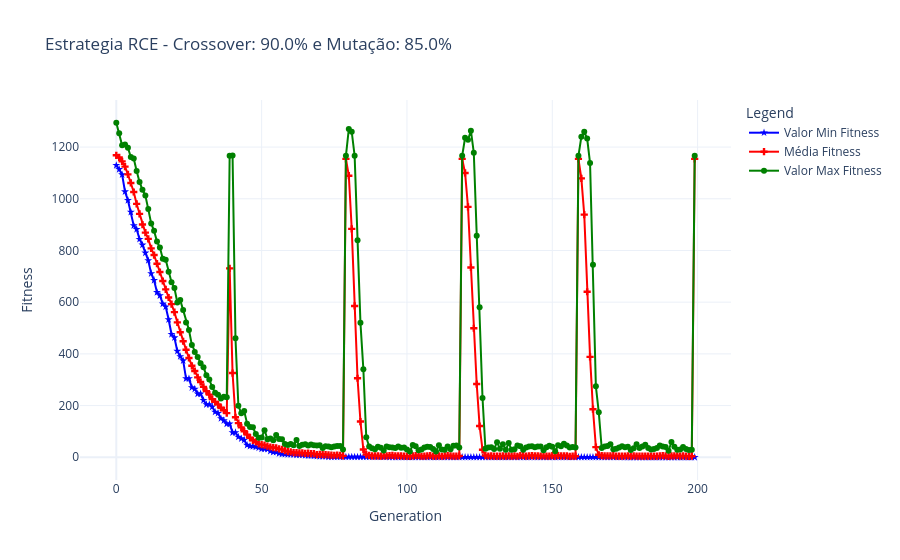
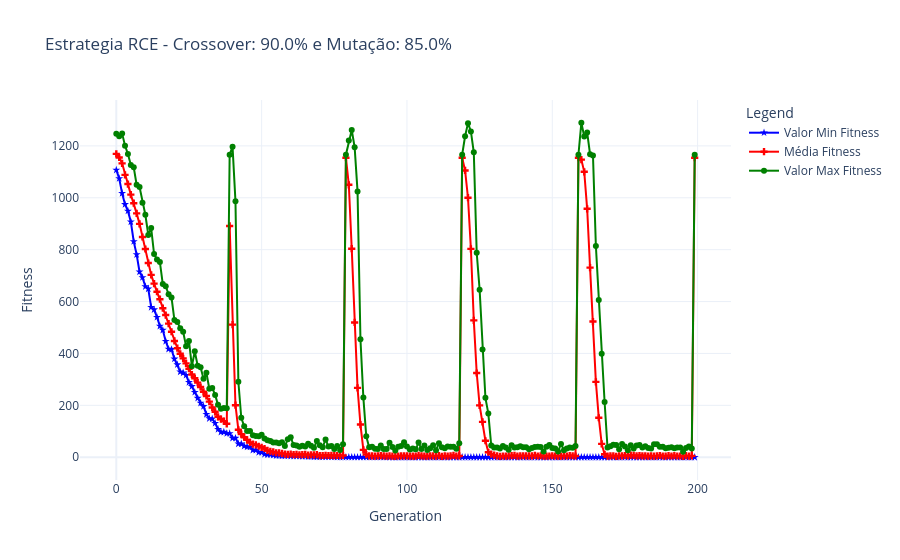
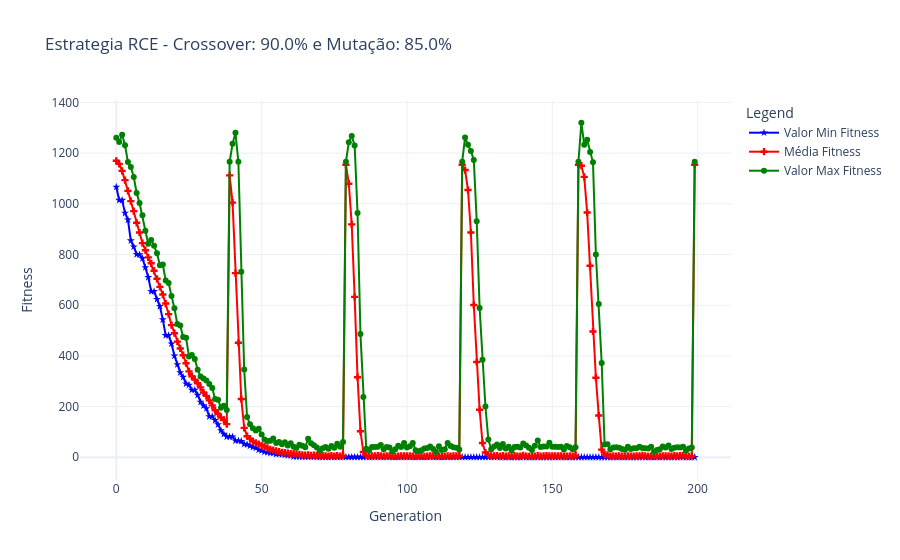
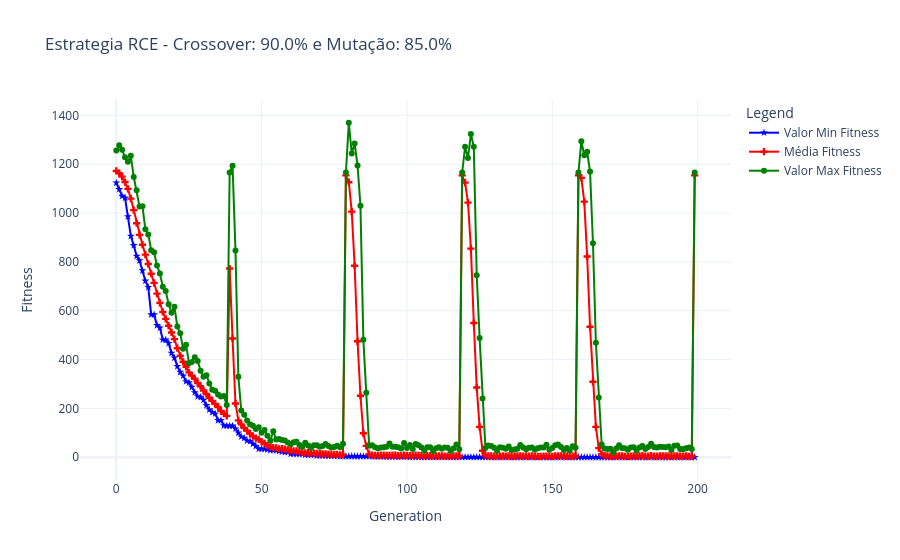

These figures' notebook cell, in order:
### Code cell
if __name__ == "__main__":

    test = {
        "key": True,
        "value": 20
    }

    results_consolidados = []  # Initialize an empty list to store results

    funcao_objetivo = rastrigin_decisionVariables  # Define the objective function

    if test["key"]:
        for i in range(test["value"]):
            print("\nExecução", i + 1)

            # Instanciando os Objetos passando os parametros em JSON e sua função objetivo
            setup = Setup(params, funcao_objetivo)
            alg = AlgoritimoEvolutivoRCE(setup, DEBUG=False)
            dashboard = DashboardApp()

            # Loop principal do Algoritmo Evolutivo
            pop_with_repopulation, logbook_with_repopulation, best_variables = alg.run(
                RCE=True,
            )
            print("\n\nEvolução concluída  - 100%")

            # Resultados
            x, y, z, fig = dashboard.visualize(
                logbook_with_repopulation, pop_with_repopulation,
                execution_num=i + 1,  # Pass the execution number to the visualize function
            )

            fig.show()

            

            # Append results to the list
            results_consolidados.append({"execution": i + 1, "solution_variables": y, "best_fitness": z})

    else:
        print("False! Rodano o algortmo uma unica vez!")

        # Instanciando os Objetos passando os parametros em JSON e sua função objetivo
        #! ainda seria possivel criar um pacote no pip e instanciar?
        setup = Setup(params, funcao_objetivo)
        alg = AlgoritimoEvolutivoRCE(setup, DEBUG=False)
        dashboard = DashboardApp()

        # Loop principal do Algoritmo Evolutivo
        pop_with_repopulation, logbook_with_repopulation, best_variables,  = alg.run(
            RCE=True,
        )
        print("\n\nEvolução concluída  - 100%")

        # Resultados
        x, y, z, fig = dashboard.visualize(
            logbook_with_repopulation, pop_with_repopulation,
            execution_num=1,  # Pass the execution number to the visualize function
        )

        

        # Append results to the list (for single execution)
        results_consolidados.append({"execution": 1, "solution_variables": y, "best_fitness": z})

    # Create the DataFrame
    results_consolidados_df = pd.DataFrame(results_consolidados)
    display(results_consolidados_df)

    # Calculate mean, min, and max
    mean_solution = results_consolidados_df["solution_variables"].apply(np.mean)
    min_solution = results_consolidados_df["solution_variables"].apply(np.min)
    max_solution = results_consolidados_df["solution_variables"].apply(np.max)


    # Calculo estatistico das respostas
    print("\nMédia das Variáveis de Solução:", np.mean(mean_solution))
    print("\nMínimo das Variáveis de Solução:", np.min(min_solution))
    print("\nMáximo das Variáveis de Solução:", np.max(max_solution))

    # novas colunas
    results_consolidados_df["mean_solution"] = mean_solution
    results_consolidados_df["min_solution"] = min_solution
    results_consolidados_df["max_solution"] = max_solution

    # exportar para excel
    results_consolidados_df.to_excel("results_consolidados.xlsx", index=False)

     # Display or use the results
    print("\nResultados Consolidados:")
    display(results_consolidados_df)

### Figure 1 — Plotly figure (JSON) as saved in the notebook; plotly's stock layout.template omitted (floating-point values rounded to 4 significant figures; data arrays with more than 128 entries replaced by an {"elided": "..."} marker saying what was removed)
{"data": [{"line": {"color": "blue"}, "marker": {"color": "blue", "symbol": "star"}, "mode": "lines+markers", "name": "Valor Min Fitness", "type": "scatter", "x": {"elided": "200 int values"}, "y": {"elided": "200 float values"}}, {"line": {"color": "red"}, "marker": {"color": "red", "symbol": "cross"}, "mode": "lines+markers", "name": "Média Fitness", "type": "scatter", "x": {"elided": "200 int values"}, "y": {"elided": "200 float values"}}, {"line": {"color": "green"}, "marker": {"color": "green", "symbol": "circle"}, "mode": "lines+markers", "name": "Valor Max Fitness", "type": "scatter", "x": {"elided": "200 int values"}, "y": {"elided": "200 float values"}}], "layout": {"legend": {"title": {"text": "Legend"}}, "title": {"text": "Estrategia RCE - Crossover: 90.0% e Mutação: 85.0% "}, "xaxis": {"title": {"text": "Generation"}}, "yaxis": {"title": {"text": "Fitness"}}}}

### Figure 2 — Plotly figure (JSON) as saved in the notebook; plotly's stock layout.template omitted (floating-point values rounded to 4 significant figures; data arrays with more than 128 entries replaced by an {"elided": "..."} marker saying what was removed)
{"data": [{"line": {"color": "blue"}, "marker": {"color": "blue", "symbol": "star"}, "mode": "lines+markers", "name": "Valor Min Fitness", "type": "scatter", "x": {"elided": "200 int values"}, "y": {"elided": "200 float values"}}, {"line": {"color": "red"}, "marker": {"color": "red", "symbol": "cross"}, "mode": "lines+markers", "name": "Média Fitness", "type": "scatter", "x": {"elided": "200 int values"}, "y": {"elided": "200 float values"}}, {"line": {"color": "green"}, "marker": {"color": "green", "symbol": "circle"}, "mode": "lines+markers", "name": "Valor Max Fitness", "type": "scatter", "x": {"elided": "200 int values"}, "y": {"elided": "200 float values"}}], "layout": {"legend": {"title": {"text": "Legend"}}, "title": {"text": "Estrategia RCE - Crossover: 90.0% e Mutação: 85.0% "}, "xaxis": {"title": {"text": "Generation"}}, "yaxis": {"title": {"text": "Fitness"}}}}

### Figure 3 — Plotly figure (JSON) as saved in the notebook; plotly's stock layout.template omitted (floating-point values rounded to 4 significant figures; data arrays with more than 128 entries replaced by an {"elided": "..."} marker saying what was removed)
{"data": [{"line": {"color": "blue"}, "marker": {"color": "blue", "symbol": "star"}, "mode": "lines+markers", "name": "Valor Min Fitness", "type": "scatter", "x": {"elided": "200 int values"}, "y": {"elided": "200 float values"}}, {"line": {"color": "red"}, "marker": {"color": "red", "symbol": "cross"}, "mode": "lines+markers", "name": "Média Fitness", "type": "scatter", "x": {"elided": "200 int values"}, "y": {"elided": "200 float values"}}, {"line": {"color": "green"}, "marker": {"color": "green", "symbol": "circle"}, "mode": "lines+markers", "name": "Valor Max Fitness", "type": "scatter", "x": {"elided": "200 int values"}, "y": {"elided": "200 float values"}}], "layout": {"legend": {"title": {"text": "Legend"}}, "title": {"text": "Estrategia RCE - Crossover: 90.0% e Mutação: 85.0% "}, "xaxis": {"title": {"text": "Generation"}}, "yaxis": {"title": {"text": "Fitness"}}}}

### Figure 4 — Plotly figure (JSON) as saved in the notebook; plotly's stock layout.template omitted (floating-point values rounded to 4 significant figures; data arrays with more than 128 entries replaced by an {"elided": "..."} marker saying what was removed)
{"data": [{"line": {"color": "blue"}, "marker": {"color": "blue", "symbol": "star"}, "mode": "lines+markers", "name": "Valor Min Fitness", "type": "scatter", "x": {"elided": "200 int values"}, "y": {"elided": "200 float values"}}, {"line": {"color": "red"}, "marker": {"color": "red", "symbol": "cross"}, "mode": "lines+markers", "name": "Média Fitness", "type": "scatter", "x": {"elided": "200 int values"}, "y": {"elided": "200 float values"}}, {"line": {"color": "green"}, "marker": {"color": "green", "symbol": "circle"}, "mode": "lines+markers", "name": "Valor Max Fitness", "type": "scatter", "x": {"elided": "200 int values"}, "y": {"elided": "200 float values"}}], "layout": {"legend": {"title": {"text": "Legend"}}, "title": {"text": "Estrategia RCE - Crossover: 90.0% e Mutação: 85.0% "}, "xaxis": {"title": {"text": "Generation"}}, "yaxis": {"title": {"text": "Fitness"}}}}
